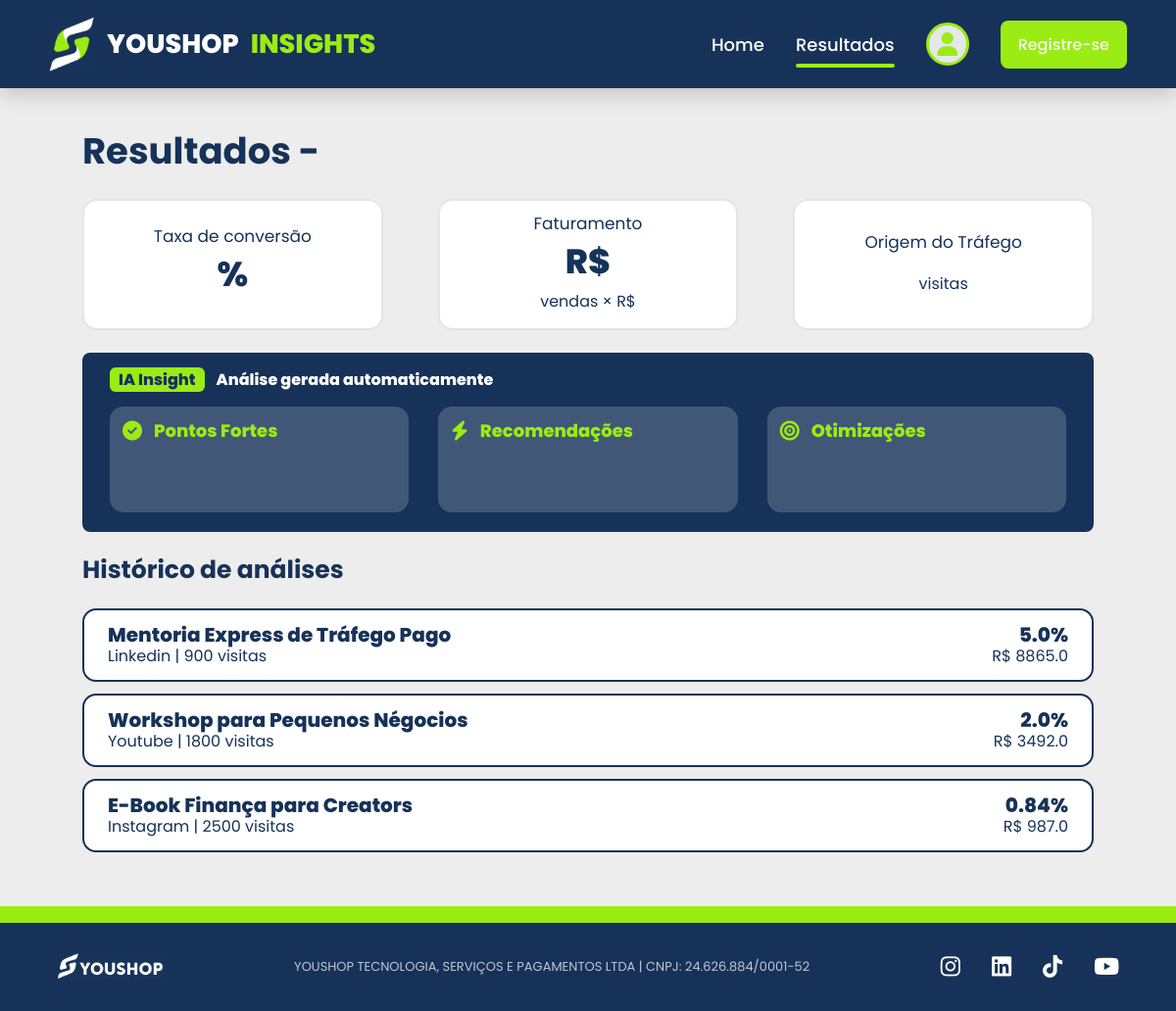
/resultado, run on the app's committed database.
### tables this page shows
CREATE TABLE analises (
        id INTEGER PRIMARY KEY AUTOINCREMENT,
        produto TEXT,
        visitas INTEGER,
        vendas INTEGER,
        preco REAL,
        origem TEXT 
    );

### app.py (the view, shortened to what this page needs)
@app.route("/resultado", methods=["GET", "POST"])
def resultado():
    historico = [
        preparar_analise(item)
        for item in buscar_todas()
    ]
    return render_template(
        "resultado.html",
        analise_atual = None,
        historico = historico
    )

### database.py (called while the page is built)
def conectar():
    conn = sqlite3.connect(DB_PATH)
    conn.row_factory = sqlite3.Row
    return conn

def buscar_todas():
    conn = conectar()
    conn.row_factory = sqlite3.Row
    cursor = conn.cursor()
    cursor.execute("""
    SELECT *
    FROM analises
    ORDER BY id DESC
    """)
    resultados = cursor.fetchall()
    conn.close()
    return resultados

### insights_ai.py (called while the page is built)
def gerar_metricas(visitas, vendas, preco):
    taxa_conversao = round( (vendas/visitas) * 100, 2 ) if visitas > 0 else 0
    faturamento = round(vendas * preco, 2)
    return {
        "taxa_conversao": taxa_conversao,
        "faturamento": faturamento
    }

def classificar_conversao(taxa_conversao):
    if taxa_conversao < 1:
        return {
            "texto": "Abaixo da média",
            "classe": "status_baixo"
        }
    if taxa_conversao < 3:
        return {
            "texto": "Na média",
            "classe": "status_medio"
        }
    return {
            "texto": "Acima da média",
            "classe": "status_alto"
    }

### templates/resultado.html (shortened to what this page needs)
{% extends "base.html" %}
{% block content %}
<section class="resultado_container">
    <div class="resultado_atual">
        <h2 class="titulo_resultado">
            Resultados - {{ analise_atual.produto }}
        </h2>
        <div class="painel_metricas">
            <div class="card_metrica">
                <p class="metrica_nome">Taxa de conversão</p>
                <h3 class="metrica_valor">{{ analise_atual.taxa_conversao }}%</h3>
            </div>
            <div class="card_metrica">
                <p class="metrica_nome">Faturamento</p>
                <h3 class="metrica_valor">R${{ analise_atual.faturamento }}</h3>
                <p class="metrica_status">
                    {{ analise_atual.vendas }} vendas × R${{ analise_atual.preco }}
                </p>
            </div>
            <div class="card_metrica">
                <p class="metrica_nome">Origem do Tráfego</p>
                <p class="metrica_status">
                    {{ analise_atual.visitas }} visitas
                </p>
            </div>
        </div>
        <div class="painel_ia">
            <div class="cabecalho_ia">
                <span class="selo_ia">IA Insight</span>
                <h3>Análise gerada automaticamente</h3>
            </div>
            <div class="cards_insights">
                <div class="card_insight">
                    <h4>
                        <i class="fa-solid fa-circle-check"></i>
                        Pontos Fortes
                    </h4>
                </div>
                <div class="card_insight">
                    <h4>
                        <i class="fa-solid fa-bolt"></i>
                        Recomendações
                    </h4>
                </div>
                <div class="card_insight">
                    <h4>
                        <i class="fa-solid fa-bullseye"></i>
                        Otimizações
                    </h4>
                </div>
            </div>
        </div>
    </div>
    <div class="historico_analises">
        <h2 class="historico_titulo">Histórico de análises</h2>
        <div class="lista_historico">
            {% for analise in historico %}
                <a href="{{ url_for('resultado_por_id', id=analise.id) }}" class="item_historico">
                    <div class="historico_esquerda">
                        <h3>{{ analise.produto }}</h3>
                        <p>{{ analise.origem }} | {{ analise.visitas }} visitas</p>
                    </div>
                    <div class="historico_direita">
                        <h3>{{ analise.taxa_conversao }}%</h3>
                        <p>R$ {{ analise.faturamento }}</p>
                    </div>
                </a>
            {% endfor %}
        </div>
    </div>
</section>
{% endblock %}

### templates/base.html (shortened to what this page needs)
<!DOCTYPE html>
<html lang="pt-br">
<head>
    <link rel="stylesheet" href="https://cdnjs.cloudflare.com/ajax/libs/font-awesome/6.7.2/css/all.min.css">
    <link rel="stylesheet" href="{{ url_for('static', filename='css/style.css') }}">
</head>
<body>
    <nav class="nav_bar">
        <div class="nav_esquerda">
            <img class="youshop_logo" src="{{ url_for('static', filename='images/logo_youshop.png') }}" alt="logo da YouShop">
            <h2 class="titulo_youshop"> YOUSHOP </h2>
            <h2 class="titulo_insights"> INSIGHTS </h2>
        </div>
        <div class="nav_direita">
            <a href="{{ url_for('home') }}" class="{% if request.path == url_for('home') %}nav_ativo{% endif %}"> Home </a>
            <a href="{{ url_for('resultado') }}" class="{% if request.path.startswith(url_for('resultado')) %}nav_ativo{% endif %}"> Resultados </a>
            <a href="#" title="Login" class="login"> <i class="fa-solid fa-user"></i></a>
            <button class="botao_registro"> Registre-se </button>
        </div>
    </nav>
    <main>
        {% block content %}
        {% endblock %}
    </main>
    <footer>
        <div class="faixa_footer">
        </div>
        <div class="footer_conteudo">
            <div class="youshop_logo_footer">
                <img src="{{ url_for('static', filename='images/logo_branca_youshop.png') }}" alt="logo da YouShop">
            </div>
            <div class="texto_footer">
                <p> YOUSHOP TECNOLOGIA, SERVIÇOS E PAGAMENTOS LTDA | CNPJ: 24.626.884/0001-52 </p>
            </div>
            <div class="redes_sociais">
                <a href="https://www.instagram.com/youshop/" title="Instagram" target="_blank"> <i class="fa-brands fa-instagram"></i> </a>
                <a href="https://www.linkedin.com/company/youshop-brasil/posts/?feedView=all" title="Linkedln" target="_blank"> <i class="fa-brands fa-linkedin"></i> </a>
                <a href="https://www.tiktok.com/@youshop" title="TikTok" target="_blank"> <i class="fa-brands fa-tiktok"></i> </a>
                <a href="https://www.youtube.com/@YouShop-BR" title="Youtube" target="_blank"> <i class="fa-brands fa-youtube"></i> </a>
            </div>
        </div>
    </footer>
</body>
</html>

### data on the page
analises: produto "Mentoria Express de Tráfego Pago", origem "Linkedin", visitas "900", taxa_conversao "5.0", faturamento "8865.0"
analises: produto "Workshop para Pequenos Négocios", origem "Youtube", visitas "1800", taxa_conversao "2.0", faturamento "3492.0"
analises: produto "E-Book Finança para Creators", origem "Instagram", visitas "2500", taxa_conversao "0.84", faturamento "987.0"
